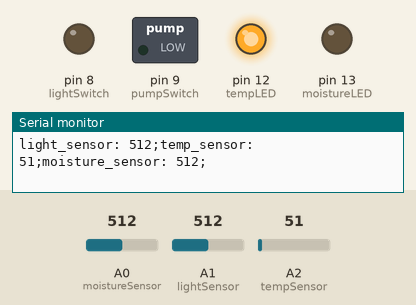
A sketch run on a simulated Arduino Uno, built with avr-gcc and run on an emulated ATmega328P. On the bench: switched loads named in the sketch (green lamp = pin HIGH), output pins drawn as LEDs (lit = HIGH), the last lines printed to the serial monitor. The inputs (shaded band) are chosen by the test bench; at power-on: A0 (moistureSensor) = 512, A1 (lightSensor) = 512, A2 (tempSensor) = 51.

Above: at 1.2 s.
1.3 s: A0 (moistureSensor) set to 486
At 11.0 s:
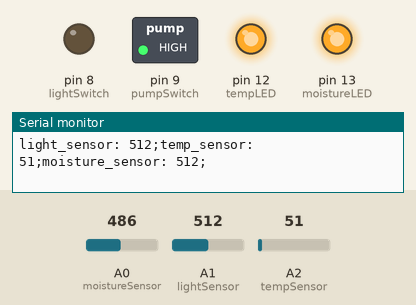
11.5 s: A0 (moistureSensor) set to 510
At 16.0 s:
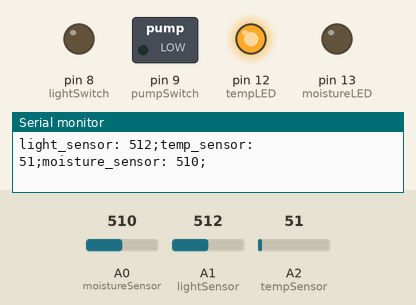
16.5 s: A0 (moistureSensor) set to 490
At 26.0 s:
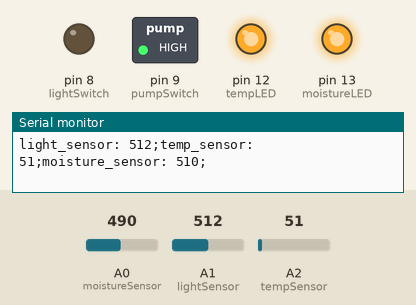
Timing chart, 0 to 71.5 s (numbered marks = the images above; inputs shaded):
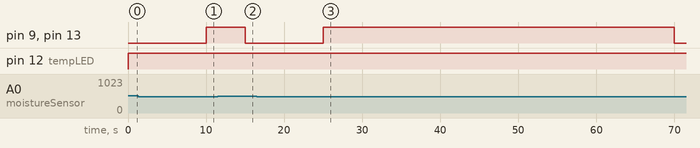

Measured:
- the behaviour switches between 500 and 499 on A0 (moistureSensor) (found by bisection; images 0 and 1)
- after the input at 1.3 s, pin 9 (pumpSwitch), pin 13 (moistureLED): LOW → HIGH after 8.7 s
- after the input at 11.5 s, pin 9 (pumpSwitch), pin 13 (moistureLED): HIGH → LOW after 3.5 s
- after the input at 16.5 s, pin 9 (pumpSwitch), pin 13 (moistureLED): LOW → HIGH after 8.5 s, → LOW 45.0 s later

The sketch:

garduino.pde
```cpp
//--- Last updated: 2009/11/09

//--- Analog Pins
#define moistureSensor 0
#define lightSensor 1
#define tempSensor 2

//--- Digital Pins
#define lightSwitch 8
#define pumpSwitch 9
#define tempLED 12
#define moistureLED 13

//--- Define serial check bytes as 43 or '+'
#define checkByte1 43
#define checkByte2 43
#define checkByte3 43

//--- Define light and pump commands
#define lightOn 76    // 'L' - Turn the light on
#define waterReset 87 // 'W' - Reset the water cycle counter

//--- Analog value storage
int moisture_val;
int light_val;
int temp_val;

//--- set thresholds
int moisture_thresh = 500;
int temp_thresh = 450;

//--- set light and water information
bool lightIsOn = false;

//--- decide the max number of watering cycles per day
int max_water_cycles = 10;
int current_water_cycles = 0;

void setup(){
  //--- open the serial port
  Serial.begin(19200);

  //--- Set up the LEDs as outputs
  pinMode(moistureLED, OUTPUT);
  pinMode(tempLED, OUTPUT);
  pinMode(lightSwitch, OUTPUT);
  pinMode(pumpSwitch, OUTPUT);

  //--- Turn off all the outputs
  digitalWrite(moistureLED,LOW);
  digitalWrite(tempLED,LOW);
  digitalWrite(lightSwitch,LOW);
  digitalWrite(pumpSwitch,LOW);
}

void loop(){

  //--- Poll the serial port for instructions
  pollSerialPort();

  //--- Manage the garden
  manageGarden();

  //--- Send data out over the serial port
  sendData();

}

void pollSerialPort(){

  //--- This variable will hold data from the serial port
  int data;

  //--- Check to see if the buffer has enough data to process
  if(Serial.available() >= 5){
    data = Serial.read();
    //Serial.print(data);
    //--- Check the first byte
    if(data = checkByte1){
      data = Serial.read();
      //Serial.print(data);
      //--- Check the second byte
      if(data = checkByte2){
        data = Serial.read();
        //Serial.print(data);
        //--- Check the third byte
        if(data = checkByte3){
          //--- The fourth byte gives information about the light
          int lightChar = Serial.read();

          //--- Determine if the light should be on or off
          if(lightChar == lightOn){
            lightIsOn = true;
          } else {
            lightIsOn = false;
          }

          //--- The fifth byte tells us to reset the water cycle counter
          int waterChar = Serial.read();

          //--- Reset the water cycle counter
          if(waterChar == waterReset){
            current_water_cycles = 0;
          }
        }
      }
    }
  }
}

//--- Turn the lights and pumps on and off, also get the data values for each sensor
void manageGarden(){

  //##########################################################
  //--- read the value from the light sensing probe
  //    High light values are dark, low light values are bright
  light_val = analogRead(lightSensor);

  //--- turn lights on if the hours is correct
  if (lightIsOn)
  {
    digitalWrite(lightSwitch, HIGH);
  }

  //--- turn off lights
  else
  {
    digitalWrite(lightSwitch, LOW);
  }

  //##########################################################
  //--- read the value from the temperature sensing probe
  temp_val = analogRead(tempSensor);

  //--- If the temperature is too low then light an LED
  //    High temp values are cold, low temp values are hot
  if(temp_val < temp_thresh){
    digitalWrite(tempLED, HIGH);  // set the LED on
  } else {
    digitalWrite(tempLED, LOW);   // set the LED on
  }

  //##########################################################
  //--- read the value from the moisture sensing probe
  moisture_val = analogRead(moistureSensor);

  //--- If the moisture is too low then light an LED
  //    Low moisture values are dry, high moisture values are wet
  while(moisture_val < moisture_thresh and current_water_cycles < max_water_cycles){
    digitalWrite(pumpSwitch, HIGH);   // turn on the pump
    digitalWrite(moistureLED, HIGH);  // set the LED on
    delay(5000);                     // wait for 5 seconds
    moisture_val = analogRead(moistureSensor); // read in the moisture value again

    //--- Quit this after 25 seconds
    current_water_cycles = current_water_cycles + 1;
  }

  //--- Turn off the pump
  digitalWrite(pumpSwitch, LOW);    // turn off the pump
  digitalWrite(moistureLED, LOW);   // set the LED off

}

//--- Send data back over serial
void sendData(){
  Serial.print("light_sensor: ");
  Serial.print(light_val);
  Serial.print(";temp_sensor: ");
  Serial.print(temp_val);
  Serial.print(";moisture_sensor: ");
  Serial.print(moisture_val);
  Serial.print(";\n");

  delay(10000);
}
```
